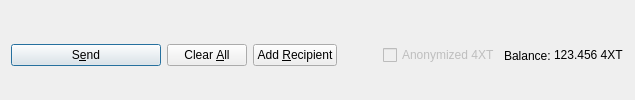
         <widget class="QFrame" name="frame_Send">
          <layout class="QHBoxLayout" name="horizontalLayout">
           <property name="bottomMargin">
            <number>0</number>
           </property>
           <item>
            <widget class="QPushButton" name="sendButton">
             <property name="minimumSize">
              <size>
               <width>150</width>
               <height>0</height>
              </size>
             </property>
             <property name="toolTip">
              <string>Confirm the send action</string>
             </property>
             <property name="text">
              <string>S&amp;end</string>
             </property>
             <property name="icon">
              <iconset resource="../forextrading.qrc">
               <normaloff>:/icons/send</normaloff>:/icons/send</iconset>
             </property>
             <property name="autoDefault">
              <bool>false</bool>
             </property>
             <property name="default">
              <bool>true</bool>
             </property>
            </widget>
           </item>
           <item>
            <widget class="QPushButton" name="clearButton">
             <property name="sizePolicy">
              <sizepolicy hsizetype="Minimum" vsizetype="Fixed">
               <horstretch>0</horstretch>
               <verstretch>0</verstretch>
              </sizepolicy>
             </property>
             <property name="toolTip">
              <string>Clear all fields of the form.</string>
             </property>
             <property name="text">
              <string>Clear &amp;All</string>
             </property>
             <property name="icon">
              <iconset resource="../forextrading.qrc">
               <normaloff>:/icons/remove</normaloff>:/icons/remove</iconset>
             </property>
             <property name="autoDefault">
              <bool>false</bool>
             </property>
            </widget>
           </item>
           <item>
            <widget class="QPushButton" name="addButton">
             <property name="toolTip">
              <string>Send to multiple recipients at once</string>
             </property>
             <property name="text">
              <string>Add &amp;Recipient</string>
             </property>
             <property name="icon">
              <iconset resource="../forextrading.qrc">
               <normaloff>:/icons/add</normaloff>:/icons/add</iconset>
             </property>
             <property name="autoDefault">
              <bool>false</bool>
             </property>
            </widget>
           </item>
           <item>
            <spacer name="horizontalSpacer">
             <property name="orientation">
              <enum>Qt::Horizontal</enum>
             </property>
             <property name="sizeHint" stdset="0">
              <size>
               <width>40</width>
               <height>20</height>
              </size>
             </property>
            </spacer>
           </item>
           <item>
            <layout class="QHBoxLayout" name="horizontalLayout_2">
             <property name="spacing">
              <number>3</number>
             </property>
             <item>
              <widget class="QCheckBox" name="checkz4xt">
               <property name="enabled">
                <bool>false</bool>
               </property>
               <property name="text">
                <string>Anonymized 4XT</string>
               </property>
              </widget>
             </item>
             <item>
              <widget class="QLabel" name="label">
               <property name="text">
                <string>Balance:</string>
               </property>
              </widget>
             </item>
             <item>
              <widget class="QLabel" name="labelBalance">
               <property name="sizePolicy">
                <sizepolicy hsizetype="Preferred" vsizetype="Fixed">
                 <horstretch>0</horstretch>
                 <verstretch>0</verstretch>
                </sizepolicy>
               </property>
               <property name="cursor">
                <cursorShape>IBeamCursor</cursorShape>
               </property>
               <property name="text">
                <string notr="true">123.456 4XT</string>
               </property>
               <property name="textInteractionFlags">
                <set>Qt::LinksAccessibleByMouse|Qt::TextSelectableByKeyboard|Qt::TextSelectableByMouse</set>
               </property>
              </widget>
             </item>
            </layout>
           </item>
          </layout>
         </widget>
